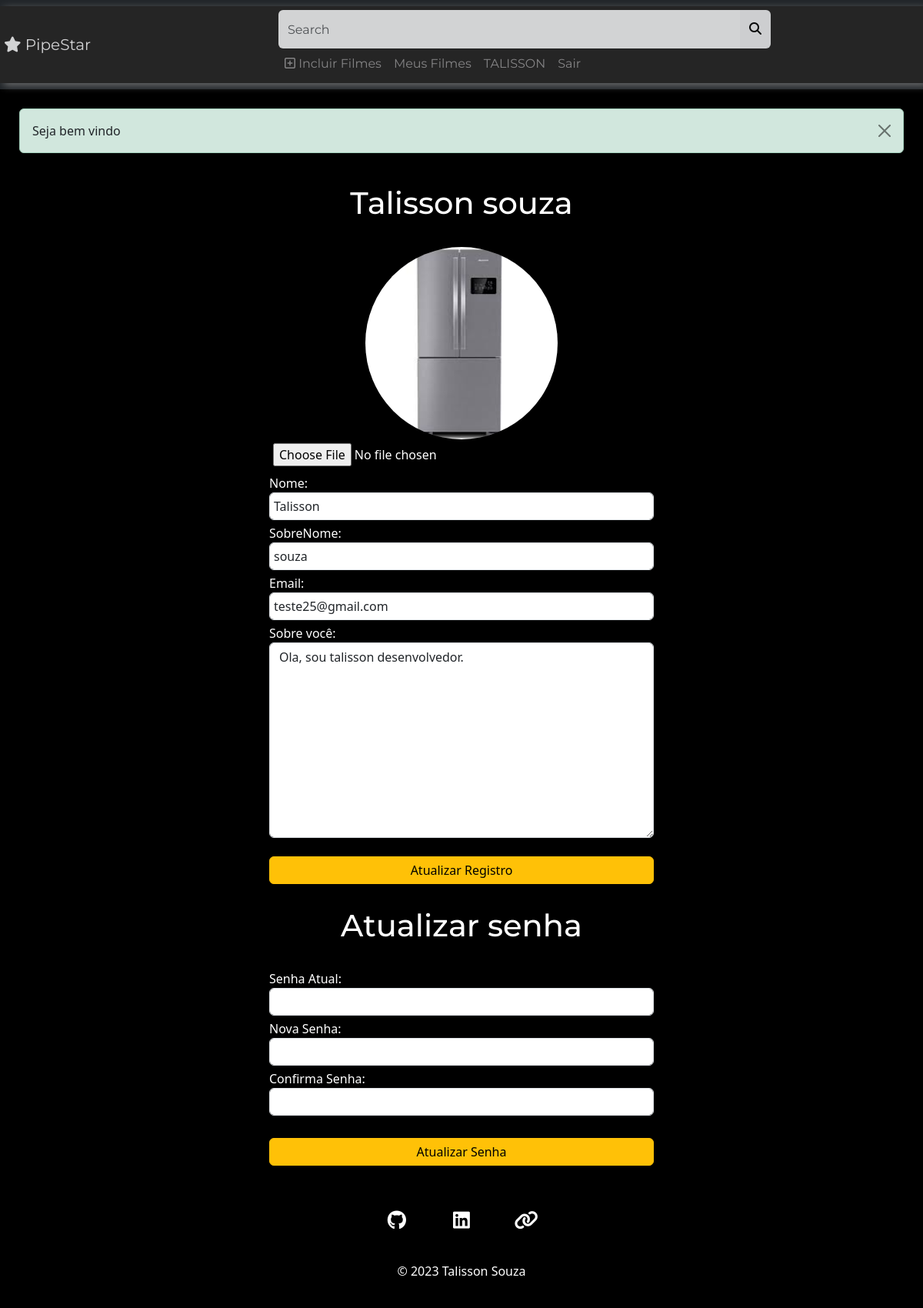
Screenshot of /editprofile.php (signed in) with the database file from the repository.
### tables this page shows
CREATE TABLE `users` (
  `id` int(11) UNSIGNED NOT NULL,
  `name` varchar(100) DEFAULT NULL,
  `lastname` varchar(100) DEFAULT NULL,
  `email` varchar(200) DEFAULT NULL,
  `password` varchar(200) DEFAULT NULL,
  `image` varchar(200) DEFAULT NULL,
  `token` varchar(200) DEFAULT NULL,
  `bio` text DEFAULT NULL
);

### dao/UserDAO.php (called while the page is built, shortened)
<?php
require_once("models/User.php");
require_once("Models/Message.php");
class UserDao implements UserDaoInterface
{
    private $conn,$message;
    public function __construct(PDO $conn)
    {
        $this->conn = $conn;
    }
    public function buildUser($data)
    {
        $user = new User();
        $user->id = $data['id'];
        $user->name = $data['name'];
        $user->lastname = $data['lastname'];
        $user->email = $data['email'];
        $user->password = $data['password'];
        $user->image = $data['image'];
        $user->bio = $data['bio'];
        $user->token = $data['token'];
        return $user;
    }
    public function verifyToken($protected = false)
    {
        if(!empty($_SESSION['token']))
        {
            $token = $_SESSION['token'];
            $user = $this->findByToken($token);
            if($user)
            {
                return $user;
            }
            else if($protected)
            {
                header("location:index.php");
            }
        }
        else if($protected)
        {
            header("location:index.php");
        }
    }
    public function findByToken($token)
    {
        if($token != "")
        {
          $stmt = $this->conn->prepare("SELECT * FROM users WHERE token = :token");
          $stmt->bindParam(":token",$token);
          $stmt->execute();
          if($stmt->rowCount() > 0)
          {
            $data = $stmt->fetch();
            $user = $this->buildUser($data);
            return $user;
          }
          else {
            $user = [];
            return $user;
          }
    }
}
}

### Models/Message.php (called while the page is built, shortened)
<?php
class Message {
    public function GetMessage(): array
    {
        $message = [];
        if(isset($_SESSION['msg']) && isset($_SESSION['type']))
        {
            $message = [
                "msg" => $_SESSION['msg'],
                "type" => $_SESSION['type']
            ];
            return $message;
        }
            return $message;
    }
}

### Models/User.php (called while the page is built, shortened)
<?php
class User {
    public function fullname($user)
    {
        return $user->name." ". $user->lastname;
    }
}

### editprofile.php (the view, shortened to what this page needs)
<?php
 require_once("./templates/header.php");
 $user = new User();
 $fullname = $user->fullname($userdata);
 ?>
   <div class="editprofile">
   <h1><?php echo "{$fullname}"; ?></h1>
  <form action="user_process.php" method="post" enctype="multipart/form-data">
   <div class="form-group file">
   <img src="img\user\<?php echo $userdata->image; ?>"  alt="imageuser" srcset=""/>
   <input type="file" name="image" id="" class="form-control-file">
   </div>
  <div class="form-group">
   <label for="name">Nome:</label>
      <input type="text" class="form-control" name="name" id="" value="<?php echo $userdata->name; ?>">
   </div>
   <div class="form-group">
   <label for="name">SobreNome:</label>
      <input type="text" class="form-control" name="lastname" id="" value="<?php echo $userdata->lastname; ?>">
   </div>
   <div class="form-group">
   <label for="name">Email:</label>
      <input type="email" readonly class="form-control disabled" name="email" id="" value="<?php echo $userdata->email; ?>">
   </div>
   <div class="form-group">
   <label for="name">Sobre você:</label>
      <textarea name="bio" id="" cols="30" rows="10" class="form-control"><?php echo $userdata->bio; ?></textarea>
   </div>
   <br>
   <div class="form-group">
      <input type="submit" class="btn btn-warning" value="Atualizar Registro">
   </div>
  </form>
  <h1>Atualizar senha</h1>
  <form action="user_process.php" method="post" enctype="multipart/form-data">
  <div class="form-group">
   <label for="name">Senha Atual:</label>
      <input type="password" class="form-control" name="password">
   </div>
   <div class="form-group">
   <label for="newpassword">Nova Senha:</label>
      <input type="password" class="form-control" name="newpassword">
   </div>
   <div class="form-group">
   <label for="newconfimpassword">Confirma Senha:</label>
      <input type="password" class="form-control" name="newconfimpassword">
   </div>
<br>
   <div class="form-group">
      <input type="submit" class="btn btn-warning" value="Atualizar Senha">
   </div>
  </form>
   </div>
 <?php
 require_once("./templates/footer.php");
 ?>

### templates/header.php (shortened to what this page needs)
<?php
require_once('./db.php');
require_once('./Models/Message.php');
require_once('./dao/UserDAO.php');
$message = new Message();
$flashmessage = $message->GetMessage();
$userdao =  new UserDAO($conn);
$userdata = $userdao->verifyToken(false);
?>
<!DOCTYPE html>
<html lang="pt-br">
<head>
    <link rel="stylesheet" href="css/style.css">
    <link rel="stylesheet" href="css/bootstrap.css">
   <link href="https://cdn.jsdelivr.net/npm/bootstrap@5.3.2/dist/css/bootstrap.min.css" rel="stylesheet">
    <link rel="stylesheet" href="https://cdnjs.cloudflare.com/ajax/libs/font-awesome/6.4.2/css/all.min.css" />
</head>
<body>
    <header class="">
<nav class="navbar navbar-expand-sm navbar-dark bg-dark">
  <div class="container-fluid " id="nav-container">
    <a class="navbar-brand" href="index.php"><i class="fas fa-star"></i> PipeStar</a>
    <div class="nav-elements" id="mynavbar">
                <form action="index.php?" class="d-flex" method="get">
                        <input class="form-control" name="search" type="text" placeholder="Search">
                        <button class="btn btn-light" type="submit"><i class="fa-solid fa-magnifying-glass"></i></button>
                </form>
                    <ul class="navbar-nav d-flex">
                    <?php if($userdata): ?>
                        <li class="nav-item"><a href="newmovie.php" class="nav-link"><i class="far fa-plus-square"></i> Incluir Filmes</a></li>
                        <li class="nav-item"><a href="myfiles.php" class="nav-link">Meus Filmes</a></li>
                        <li class="nav-item"><a href="editprofile.php" class="nav-link bold"><?= strtoupper($userdata->name); ?></a></li>
                        <li class="nav-item"><a href="logout.php" class="nav-link">Sair</a></li>
                            <?php else: ?>
                                <a class="nav-link" href="auth.php">Entrar | Registrar</a>
                            <?php endif; ?>
                    </ul>
                </div>
    </div>
</nav>
    </header>
    <div id="main-container" class="container-fluid">
        <?php if (!empty($flashmessage['msg'])) : ?>
            <div class="alert <?php echo $flashmessage['type'];  ?> alert-dismissible">
                <button type="button" class="btn-close" data-bs-dismiss="alert">
                </button>
                <span class="text-dark">
                <?php echo @$flashmessage['msg']; ?>
                </span>
            </div>
        <?php endif; ?>

### css/style.css (style rules this page uses)
* { box-sizing: border-box; }
body { margin: 0%; padding: 0%; }
#nav-container { background-color: #272525; opacity: 0.8; height: 100px; box-shadow: 5px 3px 10px gray; padding: 5px; display: flex; flex-direction: row; justify-content: space-between; flex-wrap: wrap; }
.nav-elements { width: 70%; display: flex; justify-content: space-between; flex-wrap: wrap; }
.nav-elements form input { width: 600px; outline: none; height: 50px; border: none; border-top-right-radius: 0%; border-bottom-right-radius: 0%; }
.nav-elements form button { outline: none; height: 50px; border: none; border-top-left-radius: 0%; border-bottom-left-radius: 0%; }
#main-container { padding: 25px; background-color: #000; color: #fff; }
.editprofile { display: flex; flex-direction: column; align-items: center; }
.editprofile h1 { padding: 25px; }
.editprofile div input,textarea { width: 500px; padding: 5px; margin-bottom: 5px; }
.file { display: flex; flex-direction: column; align-items: center; }
.file img { background-size: cover; object-fit: cover; width: 250px; border-radius: 100%; }

### rows the page displays
users: name "TALISSON", fullname "Talisson souza", image (picture), name "Talisson", lastname "souza", email "teste25@gmail.com", bio "Ola, sou talisson desenvolvedor."
